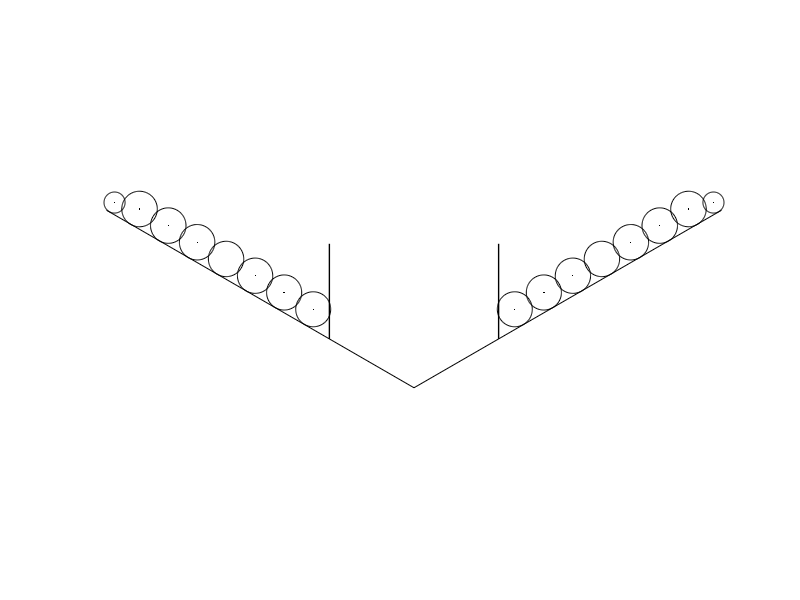

The MATLAB script that drew this image:
function [C,r] = WT_config
% Defines the 3.7 meter HIAD pressure tub test cross section

alpha = 60; % Cone angle
R = 6/2; % HIAD radius
R = R*1000/25.4;
Rcb = 32.095; % Radius of centerbody

L = R/sind(alpha) - Rcb/sind(alpha); % Length of TPS

r = [13.27 % Scaled from drawing
    13.32
    13.39
    13.42
    13.45
    13.46
    13.48
    8]/2;

C1 = zeros(size(r,1),2);

overlap = [.5 .95]; % Torus overlap linearly tapers from a to b
overlap_i = linspace(overlap(1),overlap(2),size(r,1))';

% Location of first torus
C1(1,:) = [Rcb + r(1) (Rcb + r(1))/tand(alpha) + r(1)/sind(alpha)] - [overlap_i(1) overlap_i(1)*cosd(alpha)];

% Location of other tori
for i = 2:size(r,1) - 1
    Li = r(i - 1) + r(i) - overlap_i(i);
    C1(i,:) = C1(i - 1,:) + [Li*cosd(90 - alpha) Li*sind(90 - alpha)];
end

% Location of shoulder torus
th = -15.5;
Li = r(end - 1) + r(end) - overlap_i(end);
alpha0 = 90 - alpha;

% x = C1(end - 1,1);
% y = C1(end - 1,2);
% x1 = x + Li*cosd(th)
% y1 = y + Li*sind(th)
% y11 = tand(alpha0)*x1

% f = @(th) y + Li*sind(th) - tand(alpha0)*(x + Li*cosd(th));
% fminsearch(@(th) f(th),[-20 -40])

% a = Li*sind(th) - Li*cosd(th)*tand(alpha0)
% b = tand(alpha0)*x + r(end)*sind(alpha0)*tand(alpha0) - y + r(end)*cosd(alpha0)

C1(end,:) = C1(end - 1,:) + [Li*cosd(alpha0 + th) Li*sind(alpha0 + th)];

% % Check HIAD radius
% Lout = (C1(end,1) + r(end))*25.4/1000*2;

% Include tieback location
C = [Rcb C1(1,2);
    C1];


%% Plot
theta = linspace(0,2*pi,100)';
plotting = 1;

if plotting == 1
    SI = 1; % 25.4/1000;
    
    figure(100)
    clf
    box on
    hold on
    axis equal
    axis off

    for i = 1:size(C1,1)
        plot(C1(i,1)*SI,C1(i,2)*SI,'k.','markersize',1) % Torus centers
        plot(r(i)*SI*cos(theta) + C1(i,1)*SI,r(i)*SI*sin(theta) + C1(i,2)*SI,'k-') % Torus cross sections
    end

    plot([0 R*1.14*cosd(90 - alpha)]*SI,[0 R*1.14*sind(90 - alpha)]*SI,'k-') % HIAD fore side
    plot([Rcb Rcb]*SI,[Rcb/tand(alpha) (C1(1,2) + r(1))*1.5]*SI,'k-','linewidth',1) % Centerbody location
    
    % Mirror
    for i = 1:size(C1,1)
        plot(-C1(i,1)*SI,C1(i,2)*SI,'k.','markersize',1) % Torus centers
        plot(-r(i)*SI*cos(theta) - C1(i,1)*SI,r(i)*SI*sin(theta) + C1(i,2)*SI,'k-') % Torus cross sections
    end

    plot(-[0 R*1.14*cosd(90 - alpha)]*SI,[0 R*1.14*sind(90 - alpha)]*SI,'k-') % HIAD fore side
    plot(-[Rcb Rcb]*SI,[Rcb/tand(alpha) (C1(1,2) + r(1))*1.5]*SI,'k-','linewidth',1) % Centerbody location
    
%     plot([R R],[0 R*1.1*sind(alpha)],'r--')
%     plot(-[R R],[0 R*1.1*sind(alpha)],'r--')

% % %     plot(C(1,1),C(1,2),'rx')
% % %     xlim([0 (C1(end,1) + r(end))*1.1]*SI)
% % %     ylim([0 (C1(end,2) + r(end - 1))*1.1]*SI)
% % %     xlabel('Meters')
% % %     ylabel('Meters')
end
end

